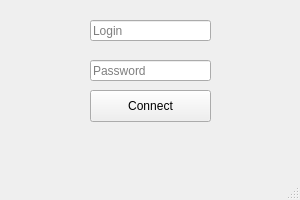
<?xml version="1.0" encoding="UTF-8"?>
<ui version="4.0">
 <class>ConnectionWindow</class>
 <widget class="QMainWindow" name="ConnectionWindow">
  <property name="geometry">
   <rect>
    <x>0</x>
    <y>0</y>
    <width>300</width>
    <height>200</height>
   </rect>
  </property>
  <property name="minimumSize">
   <size>
    <width>300</width>
    <height>200</height>
   </size>
  </property>
  <property name="maximumSize">
   <size>
    <width>300</width>
    <height>200</height>
   </size>
  </property>
  <property name="windowTitle">
   <string>License Plate Recognizer</string>
  </property>
  <widget class="QWidget" name="centralwidget">
   <widget class="QLabel" name="label">
    <property name="geometry">
     <rect>
      <x>50</x>
      <y>130</y>
      <width>211</width>
      <height>20</height>
     </rect>
    </property>
    <property name="text">
     <string/>
    </property>
    <property name="alignment">
     <set>Qt::AlignCenter</set>
    </property>
   </widget>
   <widget class="QPushButton" name="loginButton">
    <property name="geometry">
     <rect>
      <x>90</x>
      <y>90</y>
      <width>121</width>
      <height>32</height>
     </rect>
    </property>
    <property name="text">
     <string>Connect</string>
    </property>
   </widget>
   <widget class="QLineEdit" name="loginEdit">
    <property name="geometry">
     <rect>
      <x>90</x>
      <y>20</y>
      <width>121</width>
      <height>21</height>
     </rect>
    </property>
    <property name="text">
     <string/>
    </property>
    <property name="placeholderText">
     <string>Login</string>
    </property>
   </widget>
   <widget class="QLineEdit" name="passwordEdit">
    <property name="geometry">
     <rect>
      <x>90</x>
      <y>60</y>
      <width>121</width>
      <height>21</height>
     </rect>
    </property>
    <property name="text">
     <string/>
    </property>
    <property name="placeholderText">
     <string>Password</string>
    </property>
   </widget>
  </widget>
  <widget class="QMenuBar" name="menubar">
   <property name="geometry">
    <rect>
     <x>0</x>
     <y>0</y>
     <width>300</width>
     <height>22</height>
    </rect>
   </property>
  </widget>
  <widget class="QStatusBar" name="statusbar"/>
 </widget>
 <resources/>
 <connections/>
</ui>
